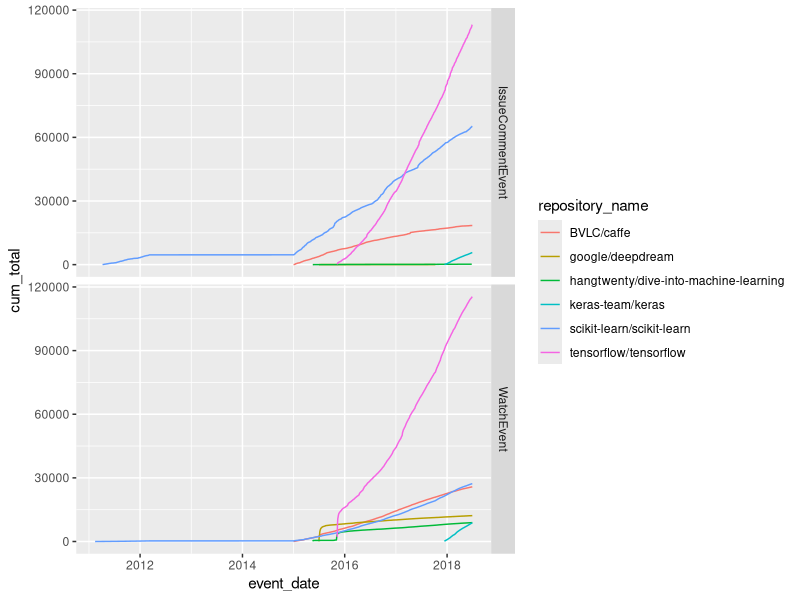
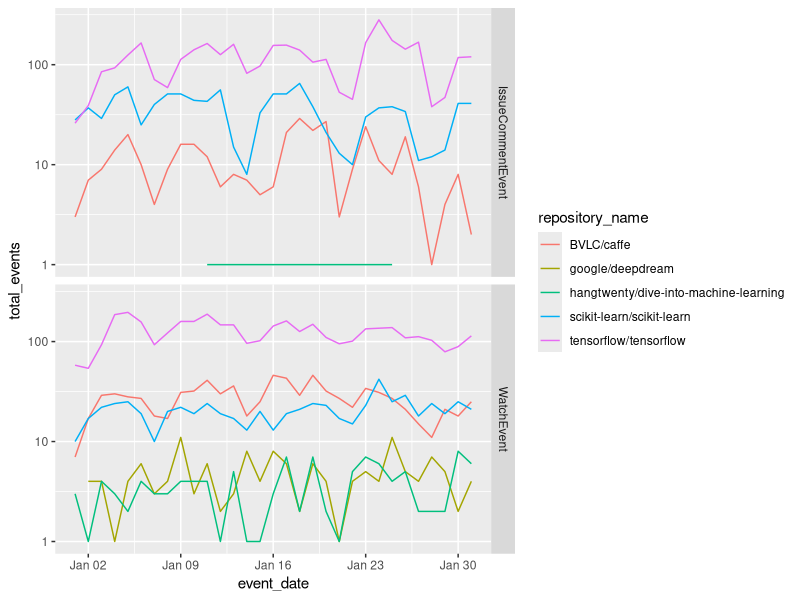

Write R code to recreate these figures, in order.
## ---- chunk 1
require(dplyr)
require(readr)
require(tidyr)
require(ggplot2)

github <- read_csv("github.csv")

cum_github <- github %>%
  group_by(repository_name, type) %>%
  arrange(repository_name, type, event_date) %>%
  mutate(cum_total = cumsum(total_events)) %>%
  rename(event_type=type)
## ---- chunk 2
qplot(event_date, cum_total, color = repository_name, facets = event_type~.,
      data = cum_github, geom = "line")
## ---- chunk 3
qplot(event_date, total_events, color = repository_name, facets = event_type~., data = cum_github %>% filter(event_date >= '2017-01-01' & event_date <= '2017-01-31'), geom = "line") + scale_y_log10()
